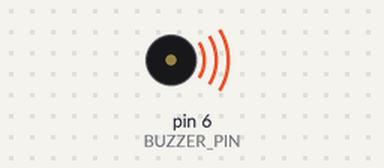
Simulated run of this sketch. Board: Arduino Uno, built with avr-gcc and run on an emulated ATmega328P. Parts: buzzer (waves = sounding).

Above: at 0.1 s.
Timing chart, 0 to 1.6 s (numbered marks = the images above):
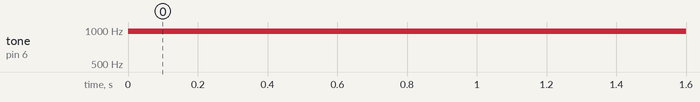

The sketch:

PWM_Buzzer_Control.ino
```cpp
// Practical 06 - Part B: PWM drive demonstration for a low-current active buzzer
// Arduino Uno D6 -> buzzer positive (+); buzzer negative (-) -> GND.
// Direct connection is only for a low-current buzzer within GPIO limits.
// Use a transistor driver if the buzzer current is too high.
//
// NOTE: A passive piezo buzzer's pitch is controlled by frequency.
// For a passive piezo, use tone(BUZZER_PIN, frequency) instead.

const int BUZZER_PIN = 6;

void setup() {
  pinMode(BUZZER_PIN, OUTPUT);
}

void loop() {
  // Demonstrate changing PWM duty values on a low-current active buzzer.
  analogWrite(BUZZER_PIN, 64);
  delay(1000);

  analogWrite(BUZZER_PIN, 128);
  delay(1000);

  analogWrite(BUZZER_PIN, 192);
  delay(1000);

  analogWrite(BUZZER_PIN, 255);
  delay(1000);

  analogWrite(BUZZER_PIN, 0);
  delay(1000);
}

/*
For a passive piezo buzzer, replace loop() with:
void loop() {
  tone(BUZZER_PIN, 1000); delay(500);
  tone(BUZZER_PIN, 1500); delay(500);
  noTone(BUZZER_PIN);     delay(500);
}
*/
```

Measured:
- by itself, tone on pin 6 (BUZZER_PIN): silent → 977 Hz at 0.00 s
